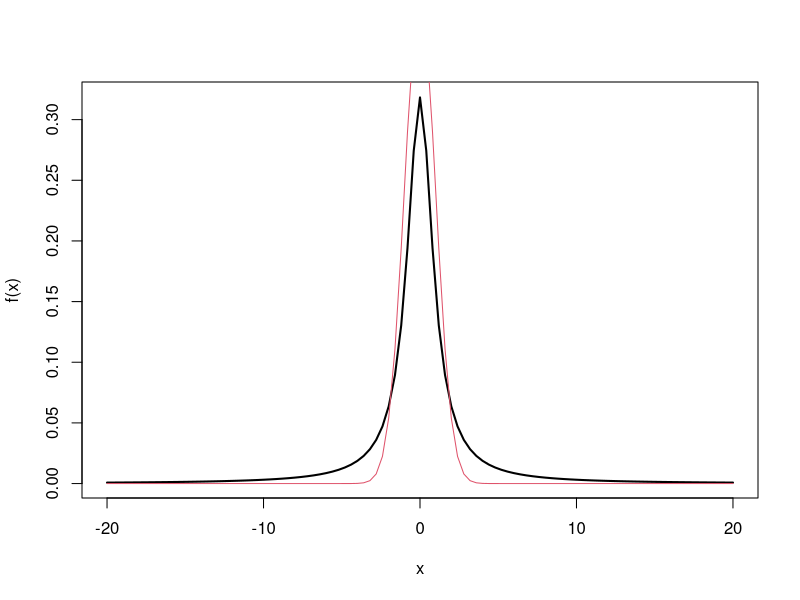
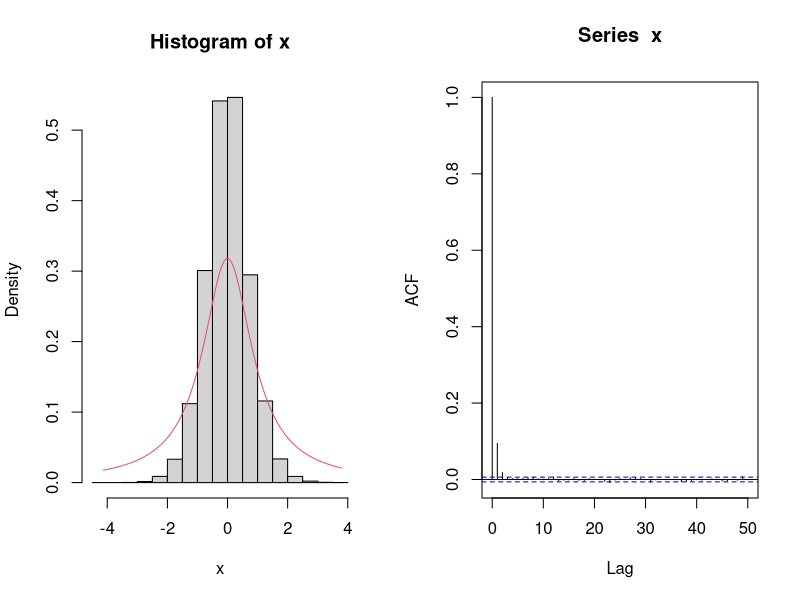
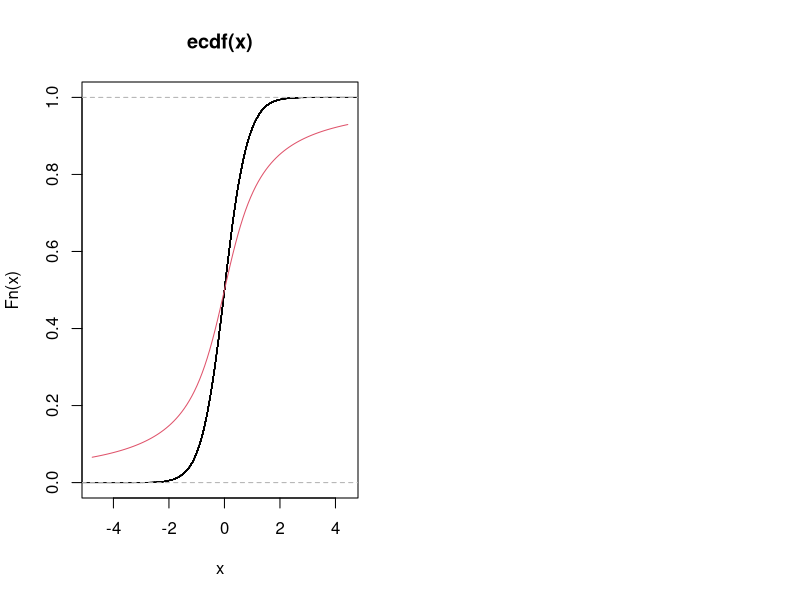

Source code (R) for these figures, in order:
## EX 1
## Obtendo 10000 valores de uma U(0, 0.5) 
m <- 10000
x <- runif(m, min = 0, max = .5)
##g(x)
gx <- exp(-x)
##média * (b-a)
m.gx <- (sum(gx)/m)*(.5-0)
##solução analítica
e.fx <- 1 - exp(-.5) 
## Variancia
v.gx <- sum((gx - m.gx)^2)/m^2
## Erro padrão
se.gx <- sqrt(v.gx)

## Usando exp(0.5) com amostragem por importância
# y <- seq(0, .5, .01)
# fi <- exp(-y)
y <- rexp(m, .5)
g <- function(y){
  exp(-y)
}
fg <- g(y) / exp(-y)
m.gx[2] <- mean(fg)
se.gx[2] <- sd(fg)/sqrt(m)
rbind(m.gx, se.gx)

# resp
#a, c, d, e (V)

## EX 3
# Metropolis-Hastings
# distribuição proposta N(0,1) para gerar uma cauchy(0,1)
## Define funções
# Cauchy(0,1)
set.seed(123)
f <- function(x) {
  dcauchy(x)
}
# Normal(0,1)
g <- function(x, mu){
  dnorm(x, mean = mu)
}
## Mostrando graficamente as densidades
curve(f(x), from = -20, to = 20, lwd = 2)
curve(g(x, 0), from = -20, to = 20, add = TRUE, col = 2)
# são pŕoximas

N <- 100000
x <- numeric(N)
x[1] <- rnorm(1)
k <- 0 # para contar quantos foram aceitos
for (i in 2:N) {
  y <- rnorm(1)
  num <- f(y) * g(x[i - 1], mu = y)
  den <- f(x[i - 1]) * g(y, mu = x[i - 1])
  alpha <- num/den
  u <- runif(1)
  if (u <= alpha) {
    x[i] <- y
  } else {
    x[i] <- x[i - 1]
    k <- k + 1     # contagem doa aceitos
  }
}
## Taxa de aceitação
k/N
## Histograma da distribuição e correlação entre as observações
par(mfrow = c(1, 2))
hist(x, freq = FALSE)
ind <- seq(min(x), max(x), length.out = 100)
lines(ind, f(ind), col = 2)
acf(x)
## Compara acumulada empírica com teórica
## Acumulada teórica da Rayleigh
Fx <- function(x) {
  pcauchy(x)
}
plot(ecdf(x))
curve(Fx(x), add = TRUE, col = 2)

## EX 2
#(V) a, b, d, e, h, i, j 